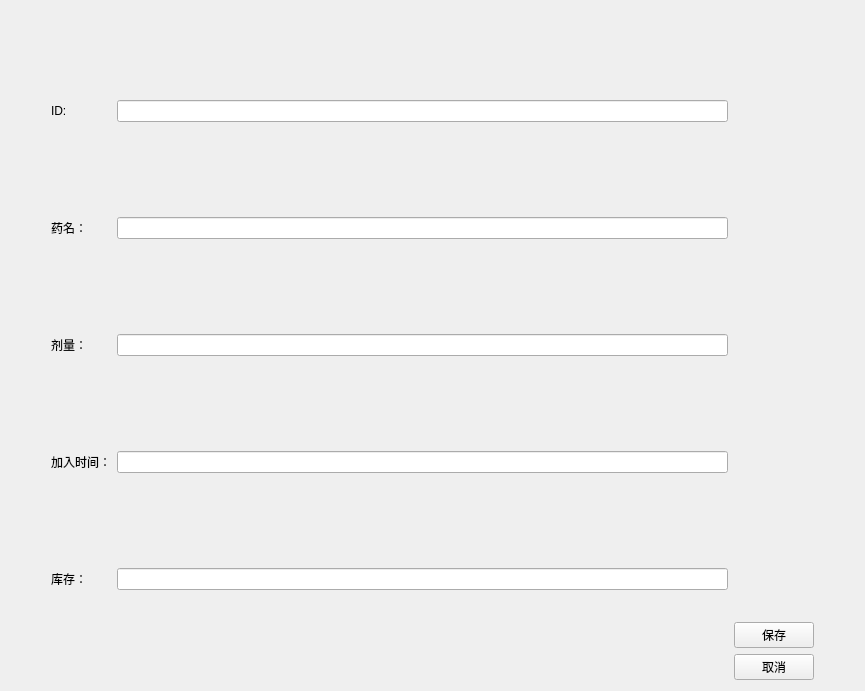
<?xml version="1.0" encoding="UTF-8"?>
<ui version="4.0">
 <class>MedicineEditView</class>
 <widget class="QWidget" name="MedicineEditView">
  <property name="geometry">
   <rect>
    <x>0</x>
    <y>0</y>
    <width>865</width>
    <height>691</height>
   </rect>
  </property>
  <property name="windowTitle">
   <string>Form</string>
  </property>
  <layout class="QGridLayout" name="gridLayout_3">
   <item row="0" column="2">
    <spacer name="horizontalSpacer_2">
     <property name="orientation">
      <enum>Qt::Orientation::Horizontal</enum>
     </property>
     <property name="sizeType">
      <enum>QSizePolicy::Policy::Fixed</enum>
     </property>
     <property name="sizeHint" stdset="0">
      <size>
       <width>40</width>
       <height>20</height>
      </size>
     </property>
    </spacer>
   </item>
   <item row="1" column="0">
    <spacer name="horizontalSpacer">
     <property name="orientation">
      <enum>Qt::Orientation::Horizontal</enum>
     </property>
     <property name="sizeType">
      <enum>QSizePolicy::Policy::Fixed</enum>
     </property>
     <property name="sizeHint" stdset="0">
      <size>
       <width>40</width>
       <height>20</height>
      </size>
     </property>
    </spacer>
   </item>
   <item row="0" column="1" rowspan="2">
    <layout class="QGridLayout" name="gridLayout_2">
     <item row="0" column="0" rowspan="3">
      <layout class="QGridLayout" name="gridLayout">
       <item row="4" column="1">
        <widget class="QLineEdit" name="dbEditStock"/>
       </item>
       <item row="1" column="0">
        <widget class="QLabel" name="label_2">
         <property name="text">
          <string>药名：</string>
         </property>
        </widget>
       </item>
       <item row="0" column="0">
        <widget class="QLabel" name="label">
         <property name="text">
          <string>ID:</string>
         </property>
        </widget>
       </item>
       <item row="0" column="1">
        <widget class="QLineEdit" name="dbEditID"/>
       </item>
       <item row="4" column="0">
        <widget class="QLabel" name="label_10">
         <property name="text">
          <string>库存：</string>
         </property>
        </widget>
       </item>
       <item row="3" column="1">
        <widget class="QLineEdit" name="dbCreatedTimeStamp"/>
       </item>
       <item row="3" column="0">
        <widget class="QLabel" name="label_9">
         <property name="text">
          <string>加入时间：</string>
         </property>
        </widget>
       </item>
       <item row="2" column="0">
        <widget class="QLabel" name="label_8">
         <property name="text">
          <string>剂量：</string>
         </property>
        </widget>
       </item>
       <item row="1" column="1">
        <widget class="QLineEdit" name="dbEditName"/>
       </item>
       <item row="2" column="1">
        <widget class="QLineEdit" name="dbEditDosage"/>
       </item>
      </layout>
     </item>
     <item row="0" column="1">
      <spacer name="verticalSpacer">
       <property name="orientation">
        <enum>Qt::Orientation::Vertical</enum>
       </property>
       <property name="sizeHint" stdset="0">
        <size>
         <width>77</width>
         <height>500</height>
        </size>
       </property>
      </spacer>
     </item>
     <item row="1" column="1">
      <widget class="QPushButton" name="pushButton">
       <property name="text">
        <string>保存</string>
       </property>
      </widget>
     </item>
     <item row="2" column="1">
      <widget class="QPushButton" name="pushButton_2">
       <property name="text">
        <string>取消</string>
       </property>
      </widget>
     </item>
    </layout>
   </item>
  </layout>
 </widget>
 <resources/>
 <connections/>
</ui>
